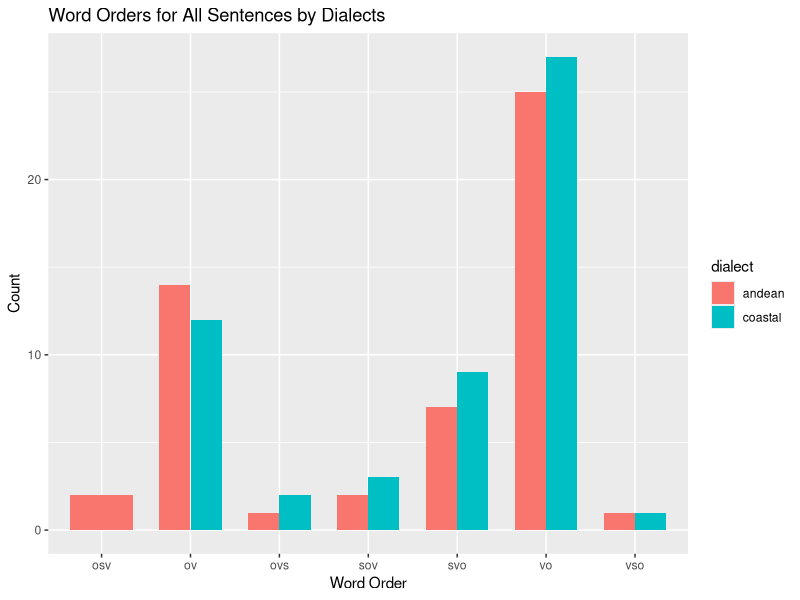
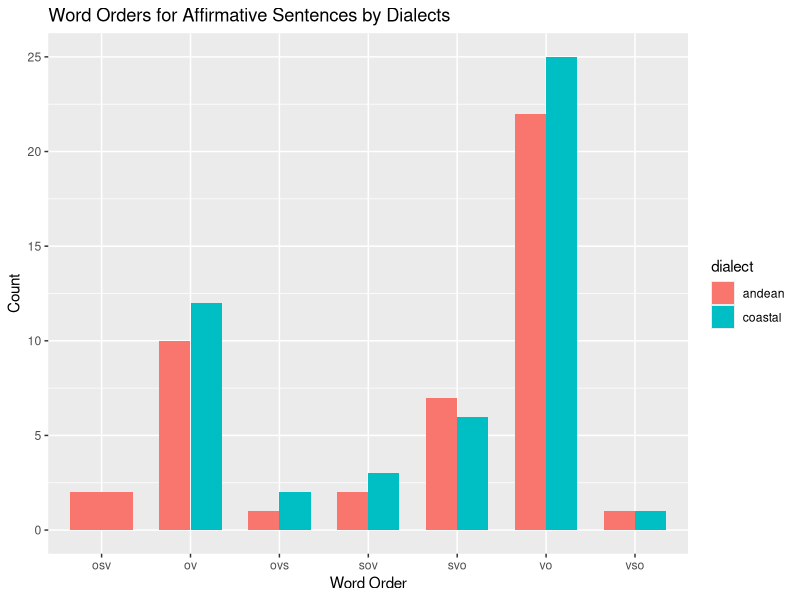

Write R code to recreate these figures, in order.
## ---- chunk 1
library(tidyverse)
library(dplyr)
## ---- chunk 2

documents <- read.csv("../transcriber/output/parsed/documents.csv")
sentences <- read.csv("../transcriber/output/parsed/sentences.csv")
tokens <- read.csv("../transcriber/output/parsed/tokens.csv")

## ---- chunk 3

get_sentences_word_order <- function(sentences_in) {
  
  word_orders <- tibble(
    doc_id=character(),
    doc_title=character(),
    sentence_id=character(),
    sentence_index=character(),
    verb_id=character(),
    verb_index=character(),
    word_order=character(), 
    dialect=character())
  
    for (i in 1:nrow(sentences_in)) {
      sentence <- sentences_in[i, ]
      
      document <- (documents %>% filter(id == sentence$doc_id))[1, ]
    
      sentence_tokens <- tokens %>% filter(sentence_id == sentence$id)
    
      sentence_verb_tokens <- sentence_tokens %>% filter(upos == 'VERB')
      
      if (nrow(sentence_verb_tokens) > 0) {
        for (i in 1:nrow(sentence_verb_tokens)) {
          
          verb <- sentence_verb_tokens[i, ]
          nsubj <- sentence_tokens %>% filter(head == verb$index & deprel == 'nsubj')
          obj <- sentence_tokens %>% filter(head == verb$index & deprel == 'obj')
          
          if (nrow(nsubj) == 0 & nrow(obj) == 1) {
            # VO or OV
            
            # create named vector with s/v/o as names and their indices as value
            word_order_pos <- c('v' = verb$index, 'o' = obj[1, ]$index)
            # sort by indices then get names
            sorted_word_order <- names(sort(word_order_pos))
            # concatenate
            word_order <- paste(sorted_word_order, collapse = '')
    
            word_orders <- word_orders %>%  add_row(
              doc_id=document$id,
              doc_title=document$title,
              sentence_id=sentence$id,
              sentence_index=as.character(sentence$index),
              verb_id=verb$id,
              verb_index=verb$index,
              word_order=word_order,
              dialect=document$dialect)
            
          } else if (nrow(nsubj) == 1 & nrow(obj) == 1) {
            # SVO
            word_order_pos <- c('s' = nsubj[1, ]$index, 'v' = verb$index, 'o' = obj[1, ]$index)
            sorted_word_order <- names(sort(word_order_pos))
            word_order <- paste(sorted_word_order, collapse = '')
    
            word_orders <- word_orders %>%  add_row(
              doc_id=document$id,
              doc_title=document$title,
              sentence_id=sentence$id,
              sentence_index=as.character(sentence$index),
              verb_id=verb$id,
              verb_index=verb$index,
              word_order=word_order,
              dialect=document$dialect)
          }
        }
      }
    }
  
    return(word_orders)

}
## ---- chunk 4
left_join(sentences, documents %>% rename(doc_id = id), by = "doc_id") %>%
  group_by(dialect) %>% 
  summarise(count = n())

## ---- chunk 5
get_sentences_word_order(sentences) %>%
  group_by(dialect, word_order) %>%
  summarise(count = n()) %>%
  ggplot(aes(x = word_order, y = count, fill = dialect)) + 
  geom_bar(stat = "identity", position = "dodge", width = 0.7) +
  labs(x = "Word Order", y = "Count",
       title = "Word Orders for All Sentences by Dialects")
## ---- chunk 6
affirmative_sentence_ids <- (tokens %>% group_by(sentence_id) %>% filter(!any(text == '?')) %>% summarise())$sentence_id
affirmative_sentences <- sentences %>% filter(id %in% affirmative_sentence_ids)

get_sentences_word_order(affirmative_sentences) %>%
  group_by(dialect, word_order) %>%
  summarise(count = n()) %>%
  ggplot(aes(x = word_order, y = count, fill = dialect)) + 
  geom_bar(stat = "identity", position = "dodge", width = 0.7) +
  labs(x = "Word Order", y = "Count",
       title = "Word Orders for Affirmative Sentences by Dialects")

